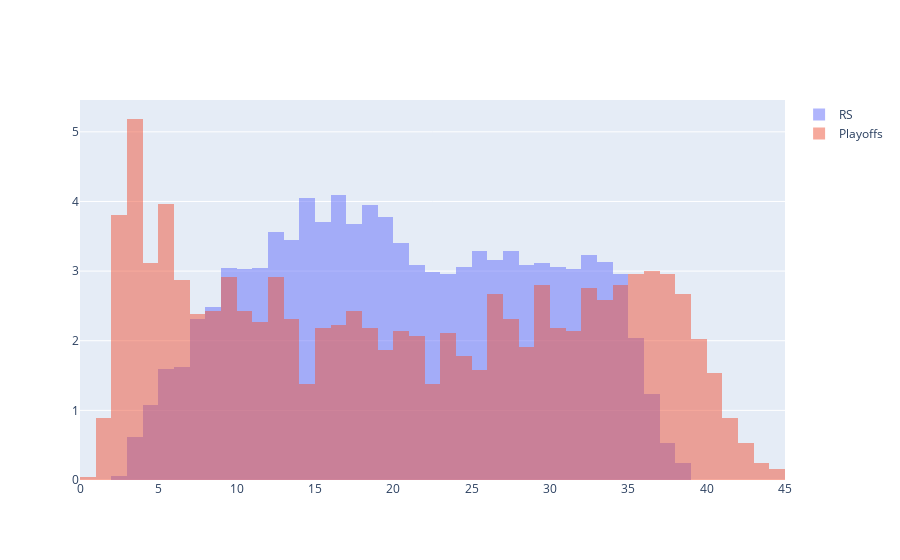

Notebook code cell kept with this figure:
### Code cell
fig = go.Figure()
fig.add_trace(go.Histogram(x=hist_data(rs_df, 50, 5), histnorm='percent', name='RS',
                           xbins={'start': 0, 'end': 46, 'size': 1}))
fig.add_trace(go.Histogram(x=hist_data(playoffs_df, 5, 1), histnorm='percent', name='Playoffs',
                           xbins={'start': 0, 'end': 46, 'size': 1}))

fig.update_layout(barmode='overlay')
fig.update_traces(opacity=0.5)
fig.show()

### Figure 1 — Plotly figure (JSON) as saved in the notebook; plotly's stock layout.template omitted (floating-point values rounded to 4 significant figures; data arrays with more than 128 entries replaced by an {"elided": "..."} marker saying what was removed)
{"data": [{"histnorm": "percent", "name": "RS", "opacity": 0.5, "type": "histogram", "x": {"elided": "5722 float values"}, "xbins": {"end": 46, "size": 1, "start": 0}}, {"histnorm": "percent", "name": "Playoffs", "opacity": 0.5, "type": "histogram", "x": {"elided": "2469 float values"}, "xbins": {"end": 46, "size": 1, "start": 0}}], "layout": {"barmode": "overlay"}}
